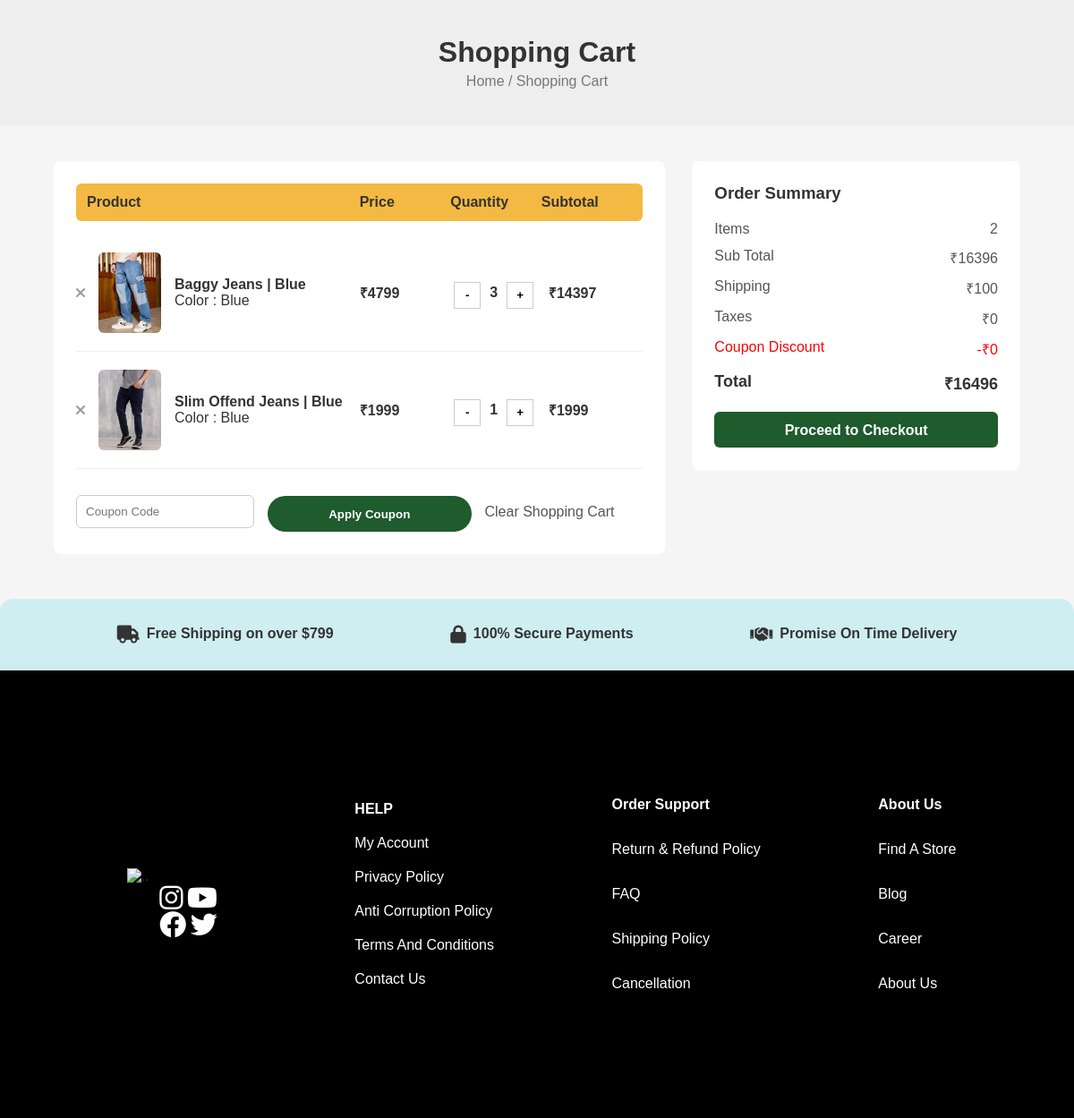
The app's page /cart/ (signed in) with its own data.
### Cartapp/models.py (models this page shows, shortened)
class CartItem(models.Model):
    user = models.ForeignKey(User, on_delete=models.CASCADE)
    product = models.ForeignKey(DenimItems, on_delete=models.CASCADE)
    quantity = models.PositiveIntegerField(default=1)
    def subtotal(self):
        return self.product.denimPrice * self.quantity

### Denimapp/models.py (models this page shows)
class DenimItems(models.Model):
    denimImage = models.ImageField();
    denimName = models.CharField(max_length=100);
    denimPrice = models.IntegerField();
    denimMrp = models.IntegerField();
    denimOffer = models.IntegerField();
    denimBestprice = models.IntegerField();

### auth_app/middleware.py (the view)
    def wrapped_view(request, *args, **kwargs):
        if request.user.is_authenticated == False:
            return redirect("login");
        return view_function(request, *args, **kwargs);

### myproject/views.py (called while the page is built)
@auth
def cart_page(request):
    cart_items = CartItem.objects.filter(user=request.user)
    total = 0
    for item in cart_items:
        total += item.subtotal()
    return render(request, "Cart/cart.html", {
        "cart_items": cart_items,
        "total": total
    })

### templates/Cart/cart.html (shortened to what this page needs)
{% load static %}
<!DOCTYPE html>
<html lang="en">
<head>
    <link rel="stylesheet" href="{% static 'css/cart.css' %}">
    <link rel="stylesheet" href="https://cdnjs.cloudflare.com/ajax/libs/font-awesome/6.0.0/css/all.min.css">
</head>
<body>
<div class="cart-header">
    <h1>Shopping Cart</h1>
    <p>Home / Shopping Cart</p>
</div>
<div class="cart-container">
    <div class="cart-content">
        <div class="cart-items">
            <div class="cart-table-header">
                <span>Product</span>
                <span>Price</span>
                <span>Quantity</span>
                <span>Subtotal</span>
            </div>
            {% if cart_items %}
                {% for item in cart_items %}
                <div class="cart-item">
                    <div class="product-info">
                        <i class="fas fa-times remove-icon"></i>
                        <img src="{{ item.product.denimImage.url }}" alt="">
                        <div>
                            <h4>{{ item.product.denimName }}</h4>
                            <p>Color : Blue</p>
                        </div>
                    </div>
                    <div class="price">₹{{ item.product.denimPrice }}</div>
                    <div class="quantity-box">
                        <button>-</button>
                        <span>{{ item.quantity }}</span>
                        <button>+</button>
                    </div>
                    <div class="subtotal">₹{{ item.subtotal }}</div>
                </div>
                {% endfor %}
            {% else %}
                <p>Your cart is empty.</p>
            {% endif %}
            <div class="coupon-section">
                <input type="text" placeholder="Coupon Code">
                <button class="apply-btn">Apply Coupon</button>
                <a href="#">Clear Shopping Cart</a>
            </div>
        </div>
        <div class="cart-summary">
            <h3>Order Summary</h3>
            <div class="summary-row">
                <span>Items</span>
                <span>{{ cart_items|length }}</span>
            </div>
            <div class="summary-row">
                <span>Sub Total</span>
                <span>₹{{ total }}</span>
            </div>
            <div class="summary-row">
                <span>Shipping</span>
                <span>₹100</span>
            </div>
            <div class="summary-row">
                <span>Taxes</span>
                <span>₹0</span>
            </div>
            <div class="summary-row discount">
                <span>Coupon Discount</span>
                <span>-₹0</span>
            </div>
            <div class="summary-total">
                <span>Total</span>
                <span>₹{{ total|add:100 }}</span>
            </div>
            <button class="checkout-btn">Proceed to Checkout</button>
        </div>
    </div>
</div>
{% include "footer.html" %}
</body>
</html>

### static/css/cart.css (style rules this page uses)
* { margin: 0; padding: 0; box-sizing: border-box; font-family: 'Trebuchet MS', sans-serif; }
body { background: #f5f5f5; }
.cart-header { text-align: center; padding: 40px 0; background: #eee; }
.cart-header h1 { font-size: 32px; margin-bottom: 5px; }
.cart-header p { color: #777; }
.cart-container { width: 90%; margin: 40px auto; }
.cart-content { display: flex; gap: 30px; }
.cart-items { flex: 2; background: white; padding: 25px; border-radius: 8px; }
.cart-table-header { display: grid; grid-template-columns: 3fr 1fr 1fr 1fr; background: #f4b942; padding: 12px; font-weight: bold; border-radius: 6px; margin-bottom: 15px; }
.cart-item { display: grid; grid-template-columns: 3fr 1fr 1fr 1fr; align-items: center; padding: 20px 0; border-bottom: 1px solid #eee; }
.product-info { display: flex; align-items: center; gap: 15px; }
.product-info img { width: 70px; height: 90px; object-fit: cover; border-radius: 6px; }
.remove-icon { cursor: pointer; color: #999; }
.price, .subtotal { font-weight: 600; }
.quantity-box { display: flex; align-items: center; gap: 10px; }
.quantity-box button { width: 30px; height: 30px; border: 1px solid #ccc; background: white; cursor: pointer; }
.quantity-box span { font-weight: bold; }
.coupon-section { display: flex; align-items: center; gap: 15px; margin-top: 25px; }
.coupon-section input { padding: 10px; border: 1px solid #ccc; border-radius: 6px; }
.apply-btn { background: #1e5b2d; color: white; border: none; padding: 10px 18px; border-radius: 20px; cursor: pointer; }
.coupon-section a { color: #555; text-decoration: none; }
.cart-summary { flex: 1; background: white; padding: 25px; border-radius: 8px; height: fit-content; }
.cart-summary h3 { margin-bottom: 20px; }
.summary-row { display: flex; justify-content: space-between; margin-bottom: 12px; color: #555; }
.discount { color: red; }
.summary-total { display: flex; justify-content: space-between; font-weight: bold; font-size: 18px; margin-top: 15px; }
.checkout-btn { width: 100%; margin-top: 20px; padding: 12px; background: #1e5b2d; color: white; border: none; border-radius: 6px; font-size: 16px; cursor: pointer; }

### static/css/Logo.css (style rules this page uses)
* { margin: 0; padding: 0; box-sizing: border-box; }
html, body { height: 100%; width: 100%; color: #333; background-repeat: repeat; margin: 0; padding: 0; scroll-behavior: smooth; }
button { height: 40px; width: 227.5px; padding: 5px; border-color: black; background-color: #fff; font-weight: 600; margin-top: 5px; }

### records on screen
CartItem: product.denimImage (picture), product.denimName "Baggy Jeans | Blue", product.denimPrice "4799", quantity "3", subtotal "14397"
CartItem: product.denimImage (picture), product.denimName "Slim Offend Jeans | Blue", product.denimPrice "1999", quantity "1", subtotal "1999"

### other values on screen
{{ cart_items|length }} "2"
{{ total }} "16396"
{{ total|add:100 }} "16496"
